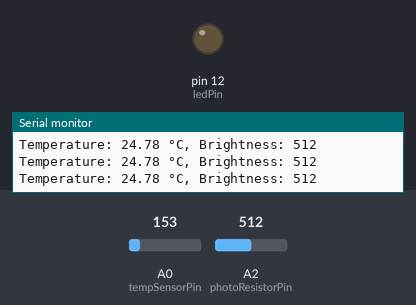
A sketch run on a simulated Arduino Uno, built with avr-gcc and run on an emulated ATmega328P. Parts: output pins drawn as LEDs (lit = HIGH), the last lines printed to the serial monitor. Dashed ring = blinking. Inputs (shaded band) come from the test bench; at power-on: A0 (tempSensorPin) = 153, A2 (photoResistorPin) = 512.

Above: at 1.2 s.
1.3 s: A0 (tempSensorPin) set to 193
2.8 s: A0 (tempSensorPin) set to 218
At 3.18 s:
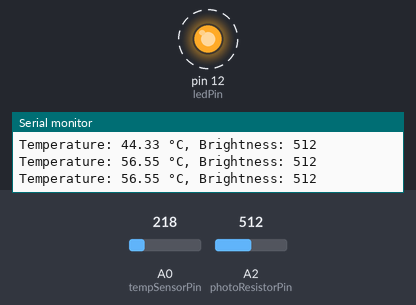
5.8 s: A2 (photoResistorPin) set to 237
8.8 s: A2 (photoResistorPin) set to 205
At 9.8 s:
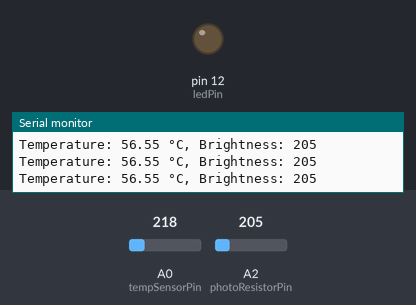
11.8 s: A2 (photoResistorPin) set to 230
At 14.7 s:
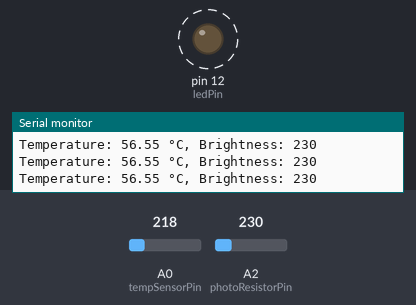
14.8 s: A2 (photoResistorPin) set to 210
At 15.7 s:
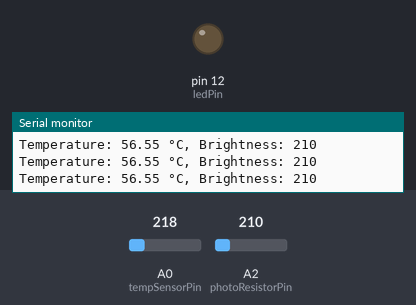
Timing chart, 0 to 17.3 s (numbered marks = the images above; inputs shaded):
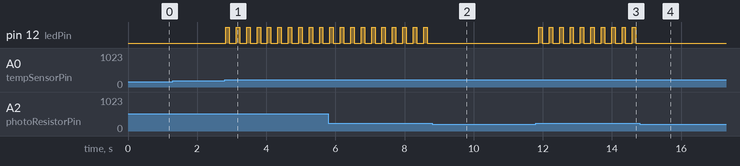

Measured:
- the behaviour switches between 204 and 205 on A0 (tempSensorPin) (found by bisection; images 0 and 1)
- the behaviour switches between 220 and 219 on A2 (photoResistorPin) (found by bisection; images 1 and 2)
- after the input at 2.8 s, pin 12 (ledPin): alternates HIGH for 0.10 s and LOW for 0.20 s, starting at once
- after the input at 8.8 s, pin 12 (ledPin): stops changing and stays LOW
- after the input at 11.8 s, pin 12 (ledPin): alternates HIGH for 0.10 s and LOW for 0.20 s, starting after 0.08 s
- after the input at 14.8 s, pin 12 (ledPin): stops changing and stays LOW

The sketch:

code.ino
```cpp
const int tempSensorPin = A0;
const int photoResistorPin = A2;
const int ledPin = 12;

const int tempThreshold = 50;
const int brightnessThreshold = 220;

void setup() {
  pinMode(ledPin, OUTPUT);
  Serial.begin(9600);
}

void loop() {

  int tempValue = analogRead(tempSensorPin);

  float voltage = tempValue * (5.0 / 1023.0);
  float temperatureC = (voltage - 0.5) * 100.0;

  int brightnessValue = analogRead(photoResistorPin);

  Serial.print("Temperature: ");
  Serial.print(temperatureC);
  Serial.print(" °C, Brightness: ");
  Serial.println(brightnessValue);

  if (temperatureC >= tempThreshold && brightnessValue >= brightnessThreshold) {

    digitalWrite(ledPin, HIGH);
    delay(100);
    digitalWrite(ledPin, LOW);
    delay(100);
  } else {
    digitalWrite(ledPin, LOW);
  }

  delay(100);
}
```
